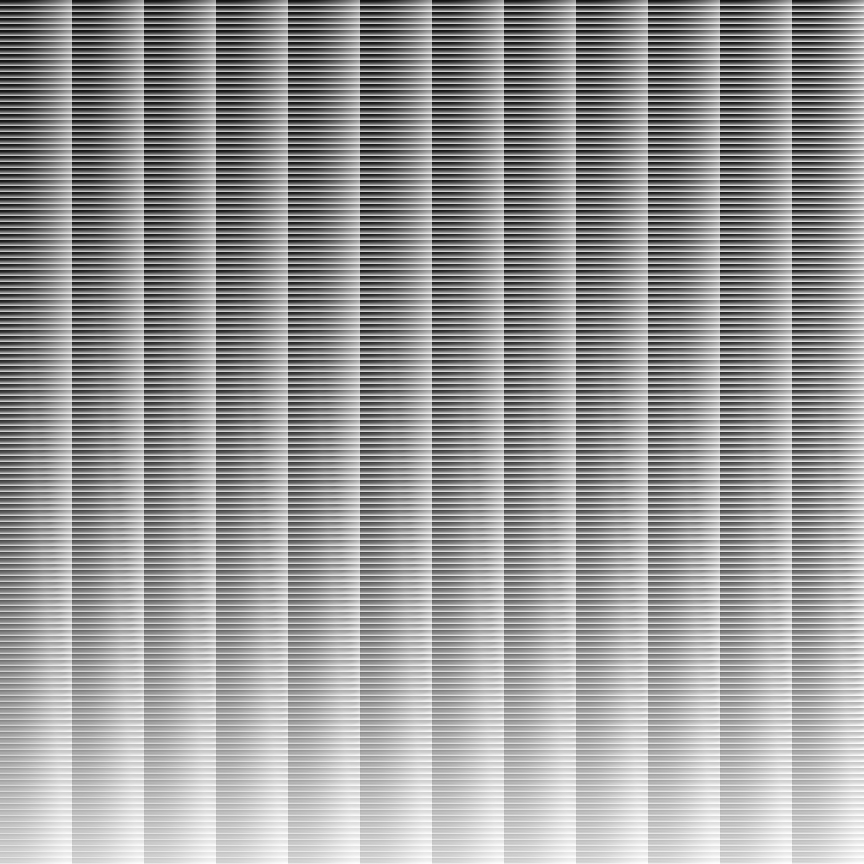
#> input picture cluts/Ilford Delta 3200 2.png, 1728 x 1728 px (shown at 1/2 size)
$ python film_fx.py '../cluts/Ilford Delta 3200 2.png' out.png
#> lines starting #> are read from the running program, lines starting #| are printed output that depends on the picture
#!/usr/bin/env python3
"""Add halation and deterministic luminance grain with bounded memory use."""

from __future__ import annotations

import argparse
import os
import tempfile
from pathlib import Path

import numpy as np
from PIL import Image, ImageFilter


TINT = np.array([1.0, 0.55, 0.25], dtype=np.float32)
NOISE_SCALE = 32.0
TILE_ROWS = 256


def _halation_in_place(rgb: np.ndarray, strength: float) -> None:
    if strength <= 0:
        return
    height, width = rgb.shape[:2]
    values = np.arange(256, dtype=np.float32)
    mask_lut = np.clip((values - 255.0 * 0.72) / (255.0 * 0.28), 0, 1) ** 2
    mask_lut = np.round(mask_lut * 255).astype(np.uint8)
    bright = rgb.max(axis=2)
    mask = mask_lut[bright]
    del bright

    radius = max(6.0, width * 0.004)
    glow_image = Image.fromarray(mask, mode="L").filter(ImageFilter.GaussianBlur(radius))
    glow = np.asarray(glow_image, dtype=np.uint8)
    del mask, glow_image

    for top in range(0, height, TILE_ROWS):
        bottom = min(height, top + TILE_ROWS)
        block = rgb[top:bottom].astype(np.float32)
        dose = glow[top:bottom].astype(np.float32)[..., None] * TINT
        dose *= strength
        np.clip(dose, 0, 255, out=dose)
        block = 255.0 - (255.0 - block) * (255.0 - dose) / 255.0
        rgb[top:bottom] = np.clip(block, 0, 255).astype(np.uint8)


def _grain_map(height: int, width: int, size: float, seed: int | None) -> np.ndarray:
    rng = np.random.default_rng(seed)
    grain_height = max(1, int(height / size))
    grain_width = max(1, int(width / size))
    noise = rng.standard_normal((grain_height, grain_width), dtype=np.float32)
    noise *= NOISE_SCALE
    noise += 128.0
    np.clip(noise, 0, 255, out=noise)
    low_resolution = noise.astype(np.uint8)
    del noise
    if (grain_height, grain_width) == (height, width):
        return low_resolution
    resized = Image.fromarray(low_resolution, mode="L").resize(
        (width, height), Image.Resampling.BILINEAR
    )
    return np.asarray(resized, dtype=np.uint8)


def _grain_in_place(
    rgb: np.ndarray, strength: float, size: float, seed: int | None
) -> None:
    if strength <= 0:
        return
    height, width = rgb.shape[:2]
    noise_map = _grain_map(height, width, size, seed)
    for top in range(0, height, TILE_ROWS):
        bottom = min(height, top + TILE_ROWS)
        block = rgb[top:bottom].astype(np.float32)
        luminance = 0.2126 * block[..., 0]
        luminance += 0.7152 * block[..., 1]
        luminance += 0.0722 * block[..., 2]
        luminance /= 255.0
        weight = 0.15 + 0.85 * (4.0 * luminance * (1.0 - luminance)) ** 0.6
        noise = noise_map[top:bottom].astype(np.float32)
        noise -= 128.0
        noise /= NOISE_SCALE
        block += (noise * weight * strength)[..., None]
        rgb[top:bottom] = np.clip(block, 0, 255).astype(np.uint8)


def add_halation(rgb: np.ndarray, strength: float = 0.55) -> np.ndarray:
    """Return a halated uint8 RGB array without changing the caller's array."""
    result = np.clip(rgb, 0, 255).astype(np.uint8, copy=True)
    _halation_in_place(result, strength)
    return result


def add_grain(
    rgb: np.ndarray, strength: float = 8.0, size: float = 1.6, seed: int | None = None
) -> np.ndarray:
    """Return a grained uint8 RGB array without changing the caller's array."""
    result = np.clip(rgb, 0, 255).astype(np.uint8, copy=True)
    _grain_in_place(result, strength, size, seed)
    return result


def _metadata(image: Image.Image) -> tuple[bytes, bytes | None]:
    exif = image.info.get("exif", b"")
    if not exif:
        try:
            values = image.getexif()
            exif = values.tobytes() if values else b""
        except (AttributeError, OSError, ValueError):
            exif = b""
    return exif, image.info.get("icc_profile")


def _atomic_jpeg_save(
    image: Image.Image,
    destination: Path,
    *,
    exif: bytes = b"",
    icc_profile: bytes | None = None,
) -> None:
    destination.parent.mkdir(parents=True, exist_ok=True)
    descriptor, temporary_name = tempfile.mkstemp(
        prefix=f".{destination.stem}.", suffix=".jpg", dir=destination.parent
    )
    os.close(descriptor)
    temporary = Path(temporary_name)
    options: dict[str, object] = {
        "quality": 92,
        "subsampling": 0,
        "optimize": True,
    }
    if exif:
        options["exif"] = exif
    if icc_profile:
        options["icc_profile"] = icc_profile
    try:
        image.save(temporary, format="JPEG", **options)
        temporary.chmod(0o644)
        os.replace(temporary, destination)
    finally:
        temporary.unlink(missing_ok=True)


def process_image(
    source: str | Path,
    destination: str | Path,
    *,
    grain_strength: float = 8.0,
    grain_size: float = 1.6,
    halation: float = 0.55,
    seed: int | None = None,
) -> Path:
    source_path = Path(source)
    destination_path = Path(destination)
    if grain_strength < 0:
        raise ValueError("grain strength must be non-negative")
    if grain_size <= 0:
        raise ValueError("grain size must be positive")
    if halation < 0:
        raise ValueError("halation must be non-negative")

    with Image.open(source_path) as image:
        exif, icc_profile = _metadata(image)
        rgb = np.array(image.convert("RGB"), dtype=np.uint8, copy=True)
    _halation_in_place(rgb, halation)
    _grain_in_place(rgb, grain_strength, grain_size, seed)
    finished = Image.fromarray(rgb, mode="RGB")
    _atomic_jpeg_save(
        finished, destination_path, exif=exif, icc_profile=icc_profile
    )
    print(
        f"{destination_path}: grain={grain_strength}/{grain_size} "
        f"halation={halation} seed={'random' if seed is None else seed}"
    )
    return destination_path


def main() -> int:
    parser = argparse.ArgumentParser(
        description="Apply warm highlight halation followed by luminance grain."
    )
    parser.add_argument("source", type=Path)
    parser.add_argument("destination", type=Path)
    parser.add_argument("grain_strength", type=float, nargs="?", default=8.0)
    parser.add_argument("grain_size", type=float, nargs="?", default=1.6)
    parser.add_argument("halation", type=float, nargs="?", default=0.55)
    parser.add_argument("--seed", type=int)
    args = parser.parse_args()
    process_image(
        args.source,
        args.destination,
        grain_strength=args.grain_strength,
        grain_size=args.grain_size,
        halation=args.halation,
        seed=args.seed,
    )
#> in process_image, image is the input picture: PIL image 1728x1728 L; min 18, max 255, mean 154.5
#> in _halation_in_place, `glow_image = Image.fromarray(mask, mode="L").filter(ImageFilter.Gaussi..`:
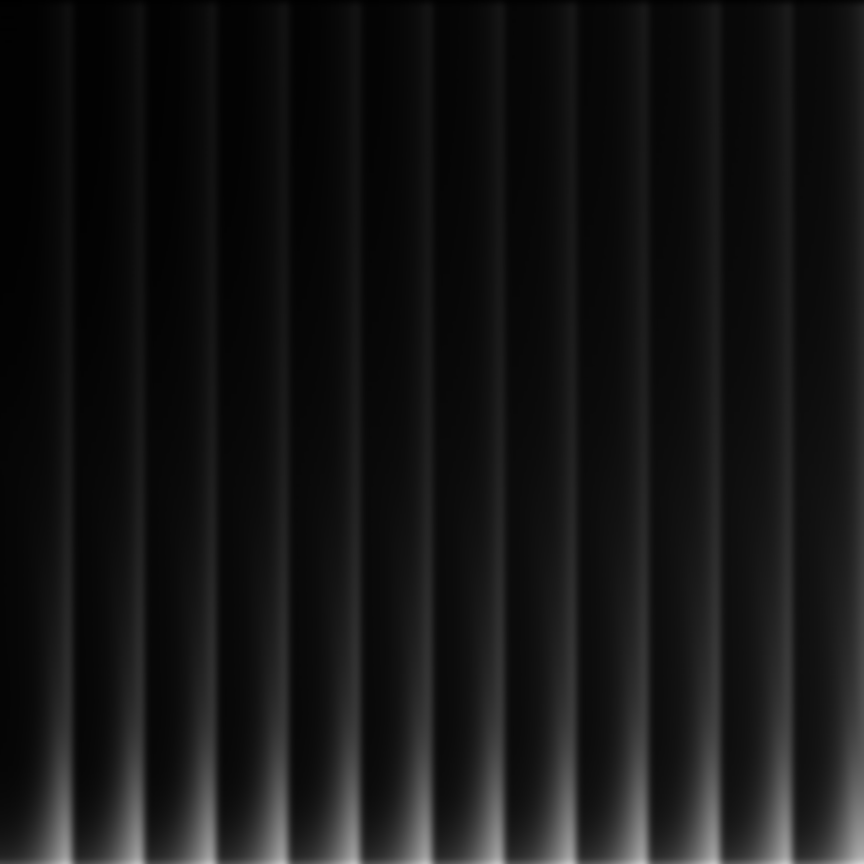
#> glow_image: PIL image 1728x1728 L (shown at 1/2 size); min 0, max 208, mean 20.5
#> the loop in _halation_in_place, `for top in range(0, height, TILE_ROWS):` made 7 passes
#> pass 1, in _halation_in_place, `dose = glow[top:bottom].astype(np.float32)[..., None] * TINT`:
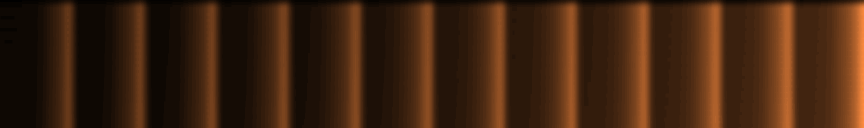
#> dose: shape (256, 1728, 3) float32 (shown at 1/2 size); mean of channels 0, 1, 2 9, 4.9, 2.2; drawn with min black and max white
#> after the loop in _halation_in_place, `for top in range(0, height, TILE_ROWS):`:
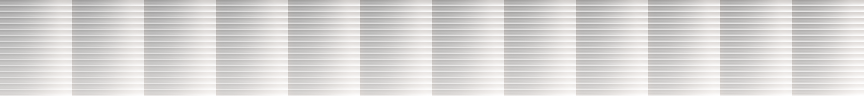
#> block: shape (192, 1728, 3) float32 (shown at 1/2 size); mean R, G, B 215.6, 213.7, 212.3
#> after the loop in _halation_in_place, `for top in range(0, height, TILE_ROWS):`:
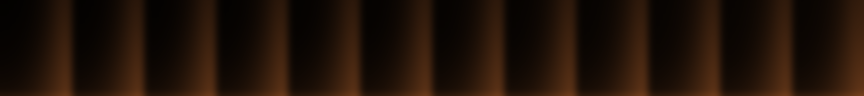
#> dose: shape (192, 1728, 3) float32 (shown at 1/2 size); mean R, G, B 32.8, 18, 8.2
#> in _grain_map, `noise = rng.standard_normal((grain_height, grain_width), dtype=np.floa..`:
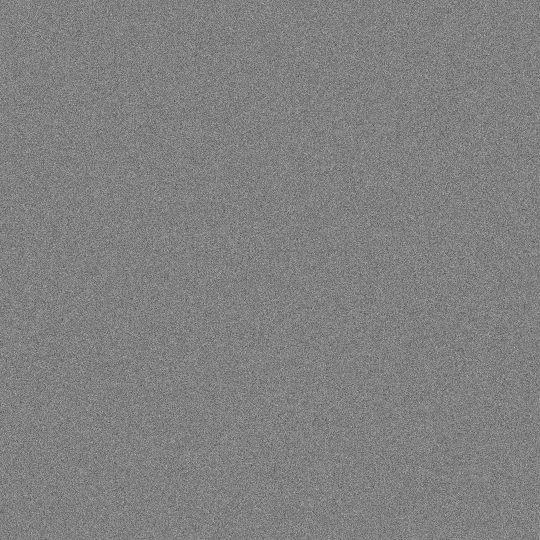
#> noise: shape (1080, 1080) float32 (shown at 1/2 size); min -5.11, max 4.99, mean 0.000623; drawn with min black and max white
#> in _grain_map, `np.clip(noise, 0, 255, out=noise)`: noise: shape (1080, 1080) float32; min 0, max 255, mean 128
#> after the loop in _grain_in_place, `for top in range(0, height, TILE_ROWS):`:
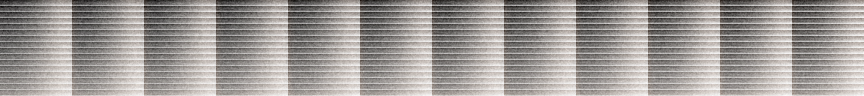
#> block: shape (192, 1728, 3) float32 (shown at 1/2 size); mean R, G, B 215.1, 213.1, 211.8; drawn with min black and max white
#> after the loop in _grain_in_place, `for top in range(0, height, TILE_ROWS):`:
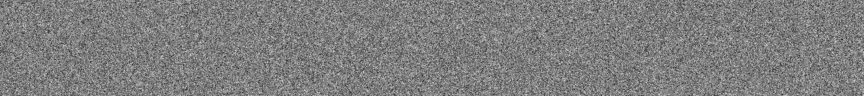
#> noise: shape (192, 1728) float32 (shown at 1/2 size); min -3.16, max 3.19, mean -0.0118; drawn with min black and max white
    return 0


if __name__ == "__main__":
    raise SystemExit(main())
#> (the program exits here)
